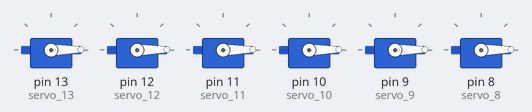
A sketch run on a simulated Arduino Uno, built with avr-gcc and run on an emulated ATmega328P. Parts: 6 × servo.

Above: at 0.05 s.
At 2.15 s:
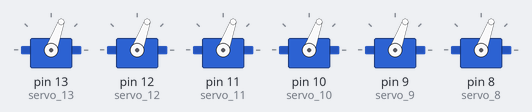
At 4.4 s:
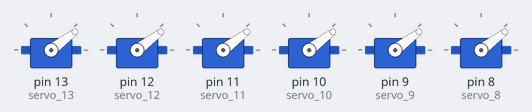
At 8.9 s:
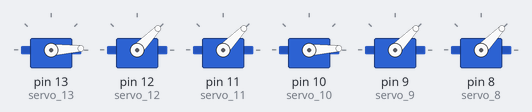
At 17.6 s:
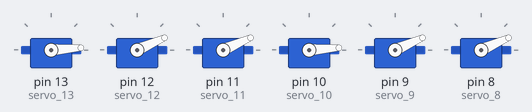
At 35.15 s:
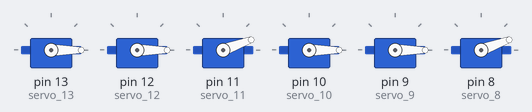
Timing chart, 0 to 40.0 s (numbered marks = the images above):
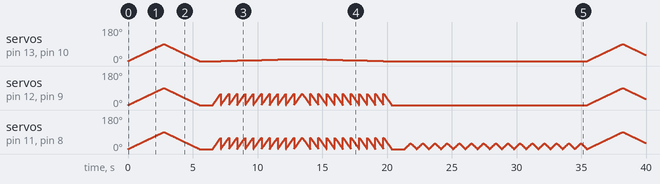

The sketch:

robot_arms1.ino
```cpp
// C++ code
//
#include <Servo.h>

int position1 = 0;

int unnamed = 0;

int position2 = 0;

int position3 = 0;

int i = 0;

Servo servo_13;

Servo servo_12;

Servo servo_11;

Servo servo_10;

Servo servo_9;

Servo servo_8;

int counter;

void setup()
{
  servo_13.attach(13, 500, 2500);

  servo_12.attach(12, 500, 2500);

  servo_11.attach(11, 500, 2500);

  servo_10.attach(10, 500, 2500);

  servo_9.attach(9, 500, 2500);

  servo_8.attach(8, 500, 2500);

}

void loop()
{
  position1 = 90;
  position2 = 60;
  position3 = 30;
  for (position1 = 0; position1 <= 90; position1 += 1) {
    servo_13.write(position1);
    servo_12.write(position1);
    servo_11.write(position1);
    servo_10.write(position1);
    servo_9.write(position1);
    servo_8.write(position1);
    delay(30); // Wait for 30 millisecond(s)
  }
  for (position1 = 90; position1 >= 0; position1 -= 1) {
    servo_13.write(position1);
    servo_12.write(position1);
    servo_11.write(position1);
    servo_10.write(position1);
    servo_9.write(position1);
    servo_8.write(position1);
    delay(30); // Wait for 30 millisecond(s)
  }
  delay(1000); // Wait for 1000 millisecond(s)
  for (position1 = 0; position1 <= 10; position1 += 1) {
    servo_13.write(position1);
    servo_10.write(position1);
    for (position2 = 0; position2 <= 60; position2 += 1) {
      servo_12.write(position2);
      servo_11.write(position2);
      servo_9.write(position2);
      servo_8.write(position2);
      delay(10); // Wait for 10 millisecond(s)
    }
  }
  for (position1 = 10; position1 >= 0; position1 -= 1) {
    servo_13.write(position1);
    servo_10.write(position1);
    for (position2 = 60; position2 >= 0; position2 -= 1) {
      servo_12.write(position2);
      servo_11.write(position2);
      servo_9.write(position2);
      servo_8.write(position2);
      delay(10); // Wait for 10 millisecond(s)
    }
  }
  delay(1000); // Wait for 1000 millisecond(s)
  for (counter = 0; counter < 15; ++counter) {
    for (position3 = 0; position3 <= 30; position3 += 1) {
      servo_11.write(position3);
      servo_8.write(position3);
      delay(15); // Wait for 15 millisecond(s)
    }
    for (position3 = 30; position3 >= 0; position3 -= 1) {
      servo_11.write(position3);
      servo_8.write(position3);
      delay(15); // Wait for 15 millisecond(s)
    }
  }
}
```
